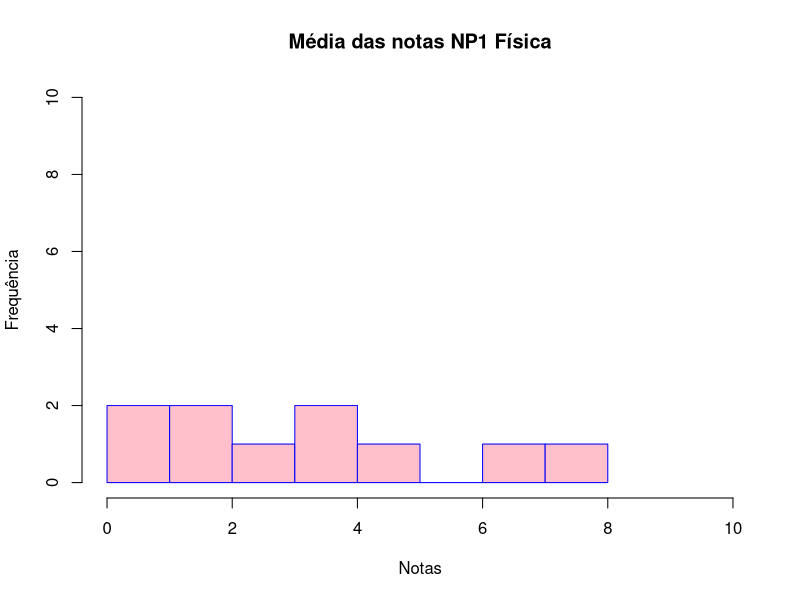
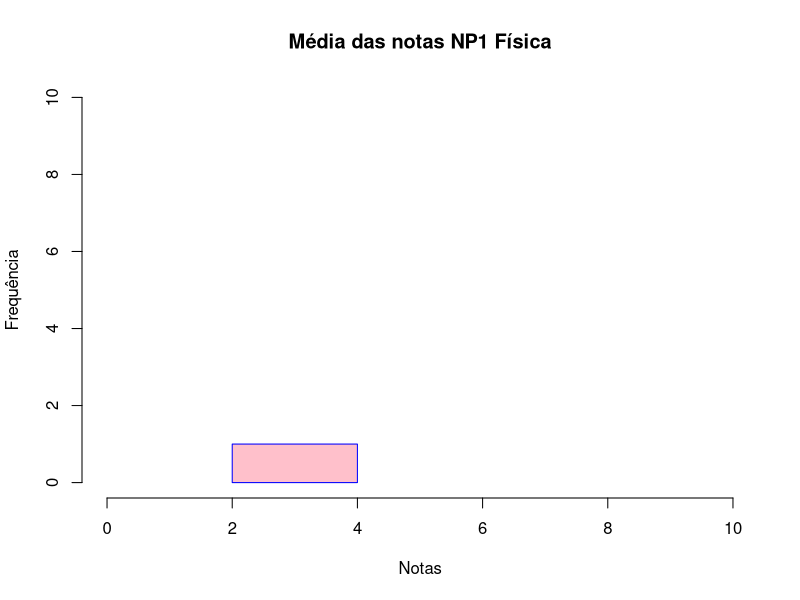

Write R code to recreate these figures, in order.
notas_fisica <- c(2, 4, 8, 0, 2, 0, 3, 5, 7, 4)
notas_direito <- c(6, 7, 10, 7, 8, 10, 4, 9, 5, 5)
nome_alunos <- c("Luisa", "Chris", "Vinicius", "Daniel", "Andrey", "Marianna", "Jhonathan", "Maria", "Matheus", "Gustavo")
names(notas_fisica) <- nome_alunos
names(notas_direito) <- nome_alunos

selecao_notas_fisica <- notas_fisica[c(3:5)]
selecao_notas_fisica

selecao_notas_direito <- notas_direito[c("Luisa", "Chris", "Vinicius")]
selecao_notas_direito

media <- mean(notas_fisica)
media2 <- mean(notas_direito)

png(file="histogramacerto.png")
hist(notas_fisica, main="Média das notas NP1 Física", xlab="Notas", ylab="Frequência", xlim=c(0,10), ylim=c(0,10), col="pink", border="blue", breaks=10)
dev.off()

# Está errado, porque você fez o histograma baseado em um único valor: o valor da média aritmética!
png(file="histogramabizarro.png")
hist(media, main="Média das notas NP1 Física", xlab="Notas", ylab="Frequência", xlim=c(0,10), ylim=c(0,10), col="pink", border="blue", breaks=10)
dev.off()
